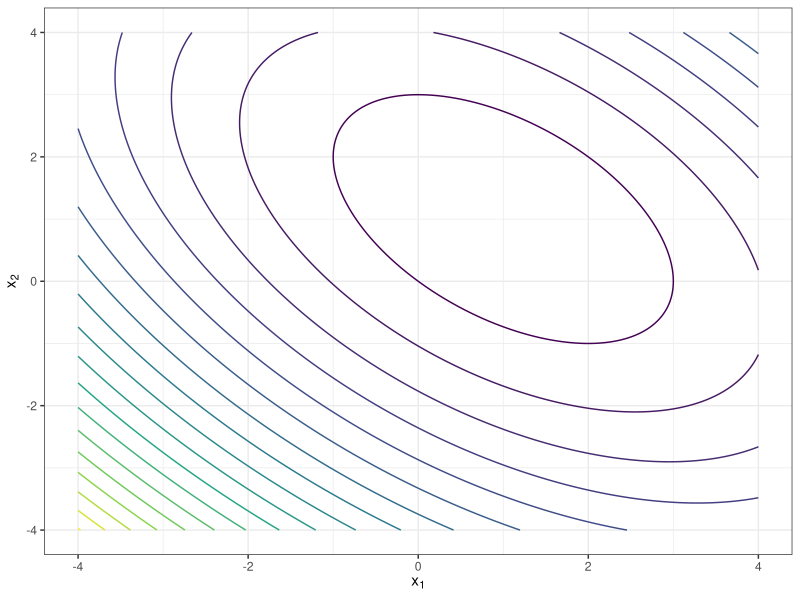
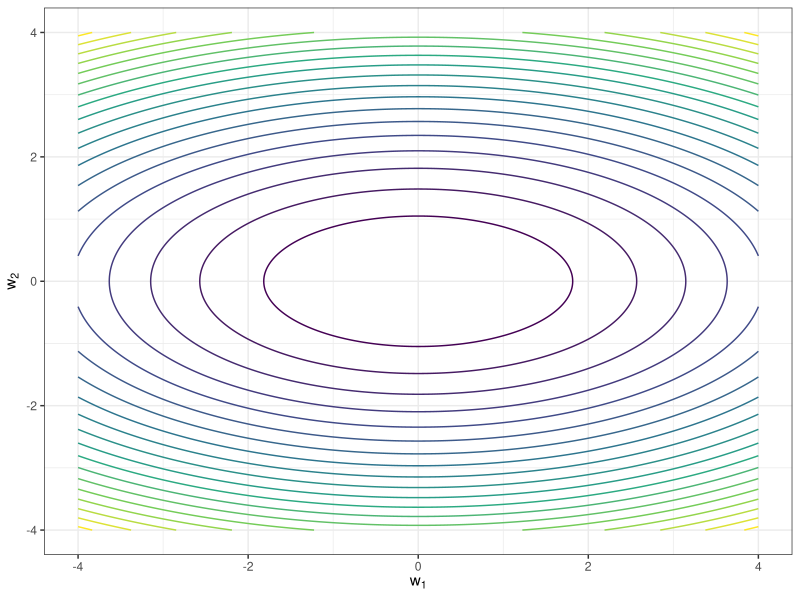

Recreate these plots in R, in order.
# Used in: 02-gdquad.tex
#
# Generates contour plots of q(x) = x^T A x - b^T x with A = [[2,1],[1,2]],
# b = (6, 6), minimum at x* = (1, 1), in original x-space (tilted ellipses)
# and eigenspace w (axis-aligned ellipses, min at 0).
# Produces:
#   figure/gd_quadratic_forms_xspace.pdf
#   figure/gd_quadratic_forms_wspace.pdf

library(ggplot2)

set.seed(123L)

A = matrix(c(2, 1, 1, 2), nrow = 2L)
b = c(6, 6)  # minimum at x* = 0.5 * A^{-1} b = (1, 1)
lambdas = sort(eigen(A)$values)  # c(1, 3), ascending: lambda_1 <= ... <= lambda_n

n = 300L
lim = 4

grid_x = expand.grid(
  x1 = seq(-lim, lim, length.out = n),
  x2 = seq(-lim, lim, length.out = n)
)
grid_x$z = A[1L, 1L] * grid_x$x1^2 + 2 * A[1L, 2L] * grid_x$x1 * grid_x$x2 +
  A[2L, 2L] * grid_x$x2^2 - b[1L] * grid_x$x1 - b[2L] * grid_x$x2

grid_w = expand.grid(
  w1 = seq(-lim, lim, length.out = n),
  w2 = seq(-lim, lim, length.out = n)
)
grid_w$z = lambdas[1L] * grid_w$w1^2 + lambdas[2L] * grid_w$w2^2

make_contour_plot = function(grid, xvar, yvar, xlab, ylab) {
  ggplot(grid, aes(x = .data[[xvar]], y = .data[[yvar]], z = z)) +
    geom_contour(aes(color = after_stat(level)), bins = 20L) +
    scale_color_viridis_c() +
    guides(color = "none") +
    labs(x = xlab, y = ylab) +
    theme_bw()
}

p_x = make_contour_plot(grid_x, "x1", "x2", expression(x[1]), expression(x[2]))
p_w = make_contour_plot(grid_w, "w1", "w2", expression(w[1]), expression(w[2]))

ggsave("../figure/gd_quadratic_forms_xspace.pdf", plot = p_x, width = 4, height = 3)
ggsave("../figure/gd_quadratic_forms_wspace.pdf", plot = p_w, width = 4, height = 3)
